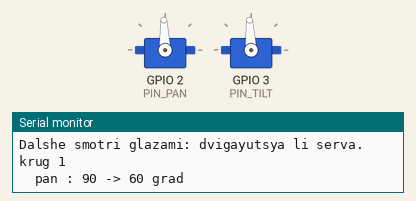
Recording of a sketch running on a simulated ESP32. On the bench: 2 × servo, the last lines printed to the serial monitor. Servo pulses on a pin are drawn as a servo (544–2400 µs = 0–180°).

Above: at 1.55 s.
At 4.3 s:
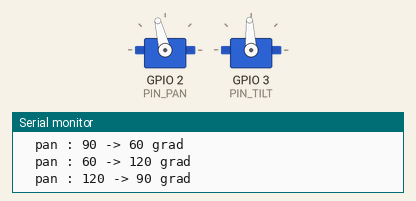
At 6.25 s:
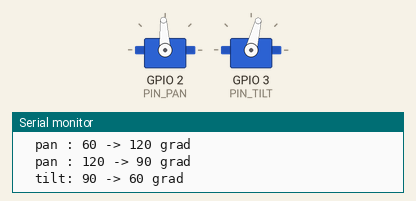
At 8.25 s:
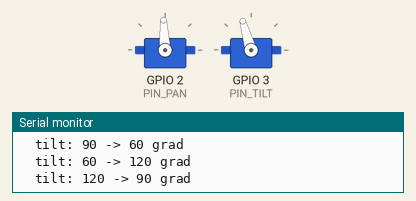
Timing chart, 0 to 12.8 s (numbered marks = the images above):
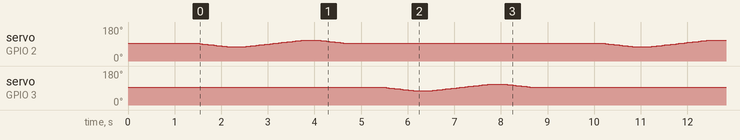

The sketch:

20_servo_only.ino
```cpp
/*
 * 20_servo_only - серво и больше НИЧЕГО. Ни камеры, ни Wi-Fi, ни моторов.
 *
 * Зачем: в машине серво не двигаются, и надо понять, дело в самих серво
 * (питание, провода, механика) или в том, что им мешает камера и Wi-Fi.
 * Пины и каналы здесь те же, что в 18_car_control, так что сравнение честное.
 *
 * ПОДКЛЮЧЕНИЕ
 *   серво 1 (поворот): сигнал -> GPIO 2
 *   серво 2 (наклон):  сигнал -> GPIO 3
 *   у обоих: красный -> +5V платы драйвера, коричневый -> GND
 *   НЕ на 3V3 и НЕ на пин 5V самой ESP32-CAM.
 *
 * ЧТО ДЕЛАЕТ
 *   Печатает, какую частоту дал LEDC, и гоняет оба серво туда-сюда
 *   по кругу: центр -> влево -> центр -> вправо. Каждый шаг подписан.
 *
 * ЧИТАТЬ ТАК
 *   "-> 50 Hz" и серво двигается  = всё в порядке, дело в машине
 *   "-> 50 Hz" и серво НЕ двигается = сигнал есть, виновато питание,
 *                                     земля, провод или механика
 *   "-> 0 Hz"                       = LEDC отказал, виноват код
 */

#define PIN_PAN   2
#define PIN_TILT  3
#define CH_PAN    14
#define CH_TILT   15

#define PULSE_MIN_US 1000
#define PULSE_MAX_US 2000

// Узкие пределы: серво не упрётся в стопор, даже если оно клон SG90.
#define ANG_MIN     60
#define ANG_CENTER  90
#define ANG_MAX    120
#define STEP_MS     20       // один градус за столько мс

#if defined(ESP_ARDUINO_VERSION_MAJOR) && ESP_ARDUINO_VERSION_MAJOR >= 3
  static uint32_t pwmSetup(int pin, int ch, uint32_t f, uint8_t r) {
    (void)ch; return ledcAttach(pin, f, r) ? f : 0;
  }
  #define PWM_WRITE(pin, ch, duty) ledcWrite((pin), (duty))
#else
  static uint32_t pwmSetup(int pin, int ch, uint32_t f, uint8_t r) {
    uint32_t got = (uint32_t)ledcSetup(ch, f, r);
    if (got) ledcAttachPin(pin, ch);
    return got;
  }
  #define PWM_WRITE(pin, ch, duty) ledcWrite((ch), (duty))
#endif

static uint32_t angleToDuty(int deg) {
  if (deg < 0)   deg = 0;
  if (deg > 180) deg = 180;
  uint32_t us = PULSE_MIN_US + (uint32_t)deg * (PULSE_MAX_US - PULSE_MIN_US) / 180;
  return (us * 65536UL) / 20000UL;
}

// Плавно ведёт одно серво к углу и печатает, куда именно.
static void sweep(const char *name, int pin, int ch, int from, int to) {
  Serial.printf("  %s: %d -> %d grad\n", name, from, to);
  int step = (to > from) ? 1 : -1;
  for (int a = from; a != to; a += step) {
    PWM_WRITE(pin, ch, angleToDuty(a));
    delay(STEP_MS);
  }
  PWM_WRITE(pin, ch, angleToDuty(to));
}

void setup() {
  Serial.begin(115200);
  delay(500);
  Serial.println();
  Serial.println("=== 20_servo_only ===");

  uint32_t fp = pwmSetup(PIN_PAN,  CH_PAN,  50, 16);
  uint32_t ft = pwmSetup(PIN_TILT, CH_TILT, 50, 16);

  Serial.printf("pan  GPIO%-2d kanal %d -> %lu Hz\n",
                PIN_PAN, CH_PAN, (unsigned long)fp);
  Serial.printf("tilt GPIO%-2d kanal %d -> %lu Hz\n",
                PIN_TILT, CH_TILT, (unsigned long)ft);
  Serial.printf("duty: %d grad = %lu, %d grad = %lu, %d grad = %lu (iz 65535)\n",
                ANG_MIN,    (unsigned long)angleToDuty(ANG_MIN),
                ANG_CENTER, (unsigned long)angleToDuty(ANG_CENTER),
                ANG_MAX,    (unsigned long)angleToDuty(ANG_MAX));

  if (!fp || !ft) {
    Serial.println();
    Serial.println("LEDC OTKAZAL: signala na pinah net, delo v kode.");
    Serial.println("Pokazhi etu stroku - ya pomenyayu razreshenie.");
    return;
  }

  Serial.println("LEDC dal 50 Hz. Signal na pinah EST.");
  Serial.println("Dalshe smotri glazami: dvigayutsya li serva.");
  Serial.println();

  PWM_WRITE(PIN_PAN,  CH_PAN,  angleToDuty(ANG_CENTER));
  PWM_WRITE(PIN_TILT, CH_TILT, angleToDuty(ANG_CENTER));
  delay(1000);
}

void loop() {
  static int cycle = 0;
  Serial.printf("krug %d\n", ++cycle);

  // По одному серво за раз: так видно, какое из двух шевелится, и ток
  // тянет только одно - если их два на слабом регуляторе, это важно.
  sweep("pan ", PIN_PAN, CH_PAN, ANG_CENTER, ANG_MIN);
  delay(400);
  sweep("pan ", PIN_PAN, CH_PAN, ANG_MIN, ANG_MAX);
  delay(400);
  sweep("pan ", PIN_PAN, CH_PAN, ANG_MAX, ANG_CENTER);
  delay(800);

  sweep("tilt", PIN_TILT, CH_TILT, ANG_CENTER, ANG_MIN);
  delay(400);
  sweep("tilt", PIN_TILT, CH_TILT, ANG_MIN, ANG_MAX);
  delay(400);
  sweep("tilt", PIN_TILT, CH_TILT, ANG_MAX, ANG_CENTER);
  delay(1500);
}
```
